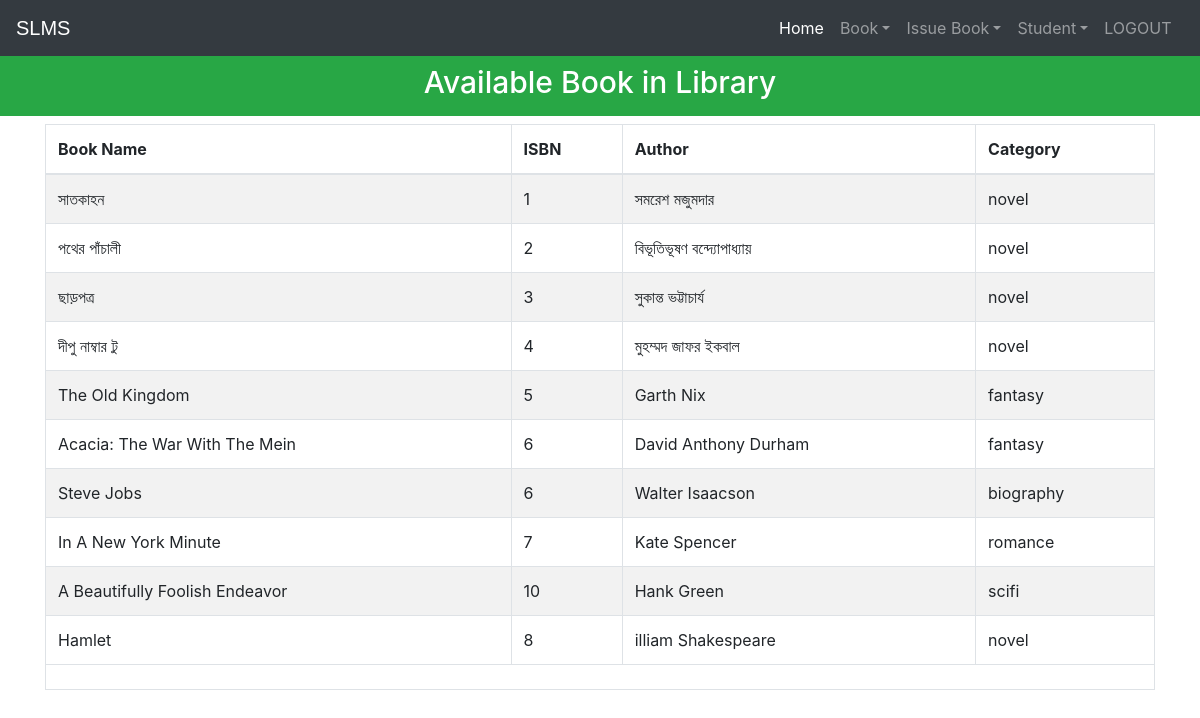
The app's page /viewbook (signed in) with its own data.
### library/models.py (models this page shows, shortened)
class Book(models.Model):
    catchoice= [
        ('education', 'Education'),
        ('entertainment', 'Entertainment'),
        ('comics', 'Comics'),
        ('biography', 'Biography'),
        ('history', 'History'),
        ('novel', 'Novel'),
        ('fantasy', 'Fantasy'),
        ('thriller', 'Thriller'),
        ('romance', 'Romance'),
        ('scifi','Sci-Fi')
        ]
    name=models.CharField(max_length=30)
    isbn=models.PositiveIntegerField()
    author=models.CharField(max_length=40)
    category=models.CharField(max_length=30,choices=catchoice,default='education')

### library/views.py (the view)
# urls.py: path('viewbook', views.viewbook_view),
@login_required(login_url='adminlogin')
@user_passes_test(is_admin)
def viewbook_view(request):
    books=models.Book.objects.all()
    return render(request,'library/viewbook.html',{'books':books})

### library/views.py (called while the page is built)
def is_admin(user):
    return user.groups.filter(name='ADMIN').exists()

### templates/library/viewbook.html (shortened to what this page needs)
<!DOCTYPE html>
<html lang="en" dir="ltr">
  <head>
  </head>
  <body>
    {% include "library/navbaradmin.html" %}
    <br>
    <br>
    <h3 class="p-3 mb-2 bg-success text-white" style = 'font-size: 30px;text-align:center;'>Available Book in Library</h3>
{% if books%}
<div class="container">
  <table class="table table-hover table-condensed table-striped table-bordered">
    <thead>
    <tr>
    <th>Book Name</th>
    <th>ISBN</th>
    <th>Author</th>
    <th>Category</th>
    </tr>
    </thead>
    <tfoot>
    <tr>
    <td colspan="4" rowspan="4">
    </td>
    </tr>
    </tfoot>
    <tbody>
      {% for book in books %}
        <tr>
          <td>{{book.name}}</td>
          <td>{{book.isbn}}</td>
          <td>{{book.author}}</td>
          <td>{{book.category}}</td>
        </tr>
      {% endfor %}
    </tbody>
    </table>
</div>
{%else%}
<h1>Have 0 book</h1>
{%endif%}
<br><br><br><br><br><br><br><br><br>
    {% include "library/footer.html" %}
  </body>
</html>

### templates/library/navbaradmin.html (shortened to what this page needs)
<!DOCTYPE html>
{% load static %}
<html lang="en">
<head>
<link rel="stylesheet" href="https://stackpath.bootstrapcdn.com/bootstrap/4.3.1/css/bootstrap.min.css">
<link rel="stylesheet" href="https://maxcdn.bootstrapcdn.com/font-awesome/4.7.0/css/font-awesome.min.css">
</head>
<body>
<div class="bs-example">
    <nav class="navbar navbar-expand-md bg-dark navbar-dark fixed-top">
        <a href="/" class="navbar-brand">SLMS</a>
        <div class="collapse navbar-collapse justify-content-between" id="navbarCollapse">
            <div class="navbar-nav">
              <a href="/" class="nav-item nav-link active">Home</a>
                <div class="nav-item dropdown">
                  <a href="#" class="nav-link dropdown-toggle" data-toggle="dropdown">Book</a>
                </div>
                <div class="nav-item dropdown">
                  <a href="#" class="nav-link dropdown-toggle" data-toggle="dropdown">Issue Book</a>
                </div>
                <div class="nav-item dropdown">
                  <a href="#" class="nav-link dropdown-toggle" data-toggle="dropdown">Student</a>
                </div>
                <a href="logout" class="nav-item nav-link">LOGOUT</a> &nbsp
            </div>
        </div>
    </nav>
</div>
</body>
</html>

### templates/library/footer.html (shortened to what this page needs)
<!DOCTYPE html>
<html>
<head>
</head>
</html>

### templates/library/navbaradmin.html (style rules this page uses)
.bs-example { margin: 0px; }
.navbar-brand { font-size: 20px; font-family: sans-serif; }

### records on screen
Book: name "সাতকাহন", isbn "1", author "সমরেশ মজুমদার", category "novel"
Book: name "পথের পাঁচালী", isbn "2", author "বিভূতিভূষণ বন্দ্যোপাধ্যায়", category "novel"
Book: name "ছাড়পত্র", isbn "3", author "সুকান্ত ভট্টাচার্য", category "novel"
Book: name "দীপু নাম্বার টু", isbn "4", author "মুহম্মদ জাফর ইকবাল", category "novel"
Book: name "The Old Kingdom", isbn "5", author "Garth Nix", category "fantasy"
Book: name "Acacia: The War With The Mein", isbn "6", author "David Anthony Durham", category "fantasy"
Book: name "Steve Jobs", isbn "6", author "Walter Isaacson", category "biography"
Book: name "In A New York Minute", isbn "7", author "Kate Spencer", category "romance"
Book: name "A Beautifully Foolish Endeavor", isbn "10", author "Hank Green", category "scifi"
Book: name "Hamlet", isbn "8", author "illiam Shakespeare", category "novel"
